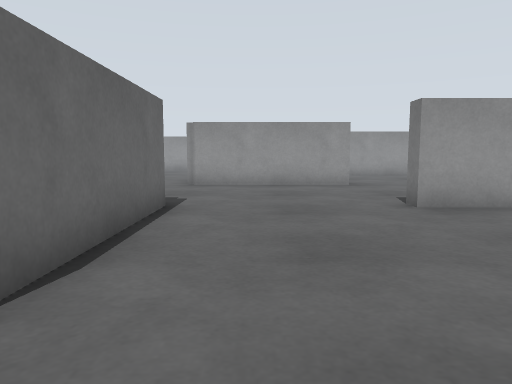
View 1 (above)

20 first-person views from a walk through a Gazebo world. The camera is 0.2 m above the floor, tilts 6° down and sees 70° across. The floor is counted in squares, 0.2 m on a side. Each view is taken from the middle of a square. On the plan, view 1 faces up. The plan holds only what a view shows up to about 13 squares ahead; the rest is blank. The place goes on beyond the plan.

View 2
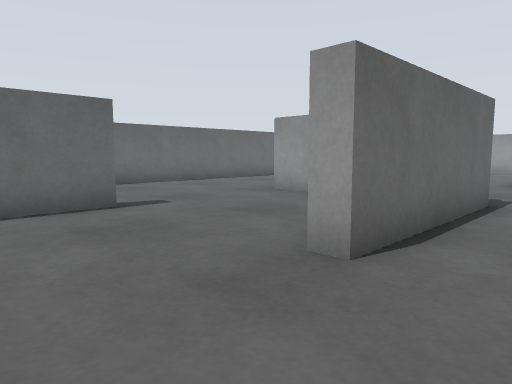

View 3
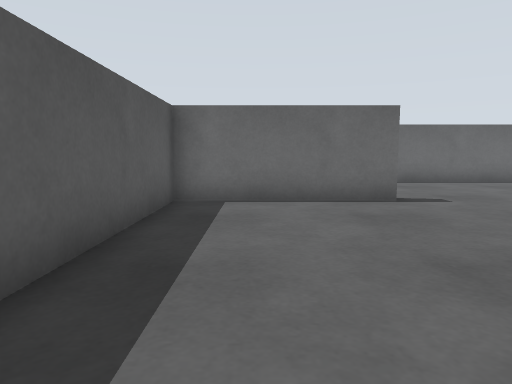

View 4
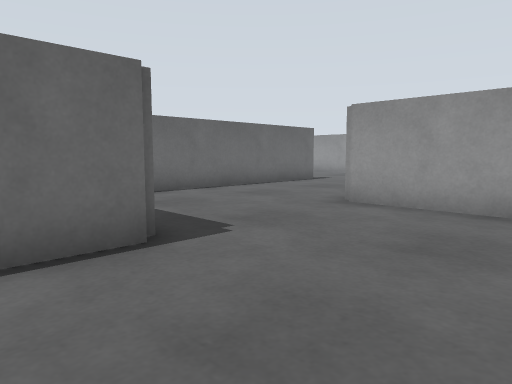

View 5
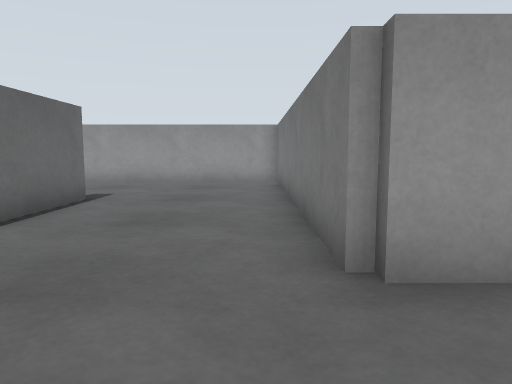

View 6
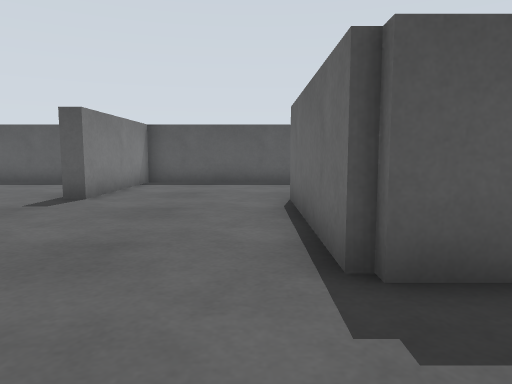

View 7
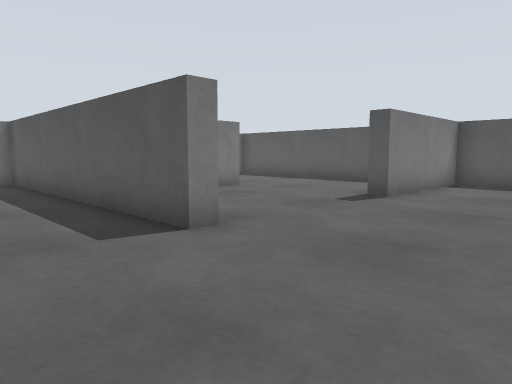

View 8
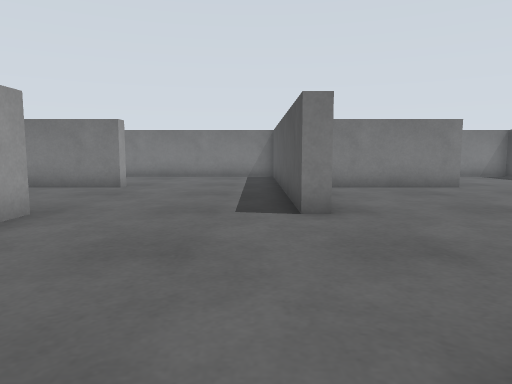

View 9
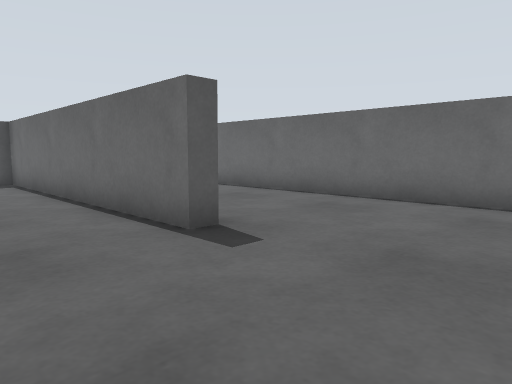

View 10
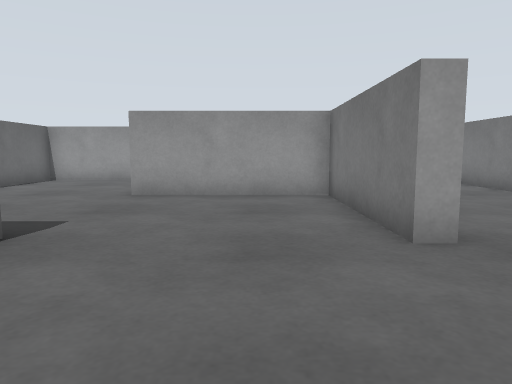

View 11
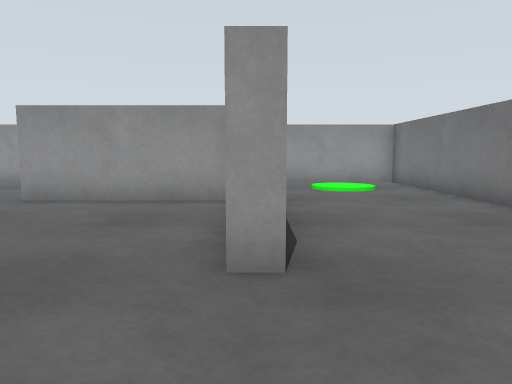

View 12
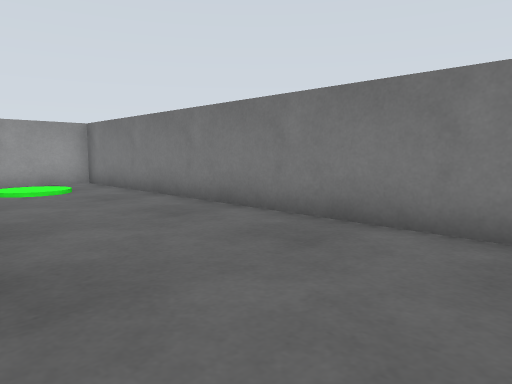

View 13
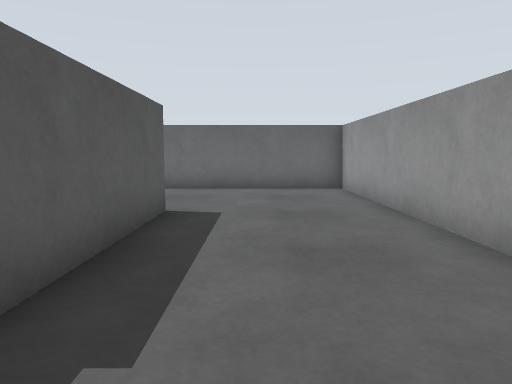

View 14
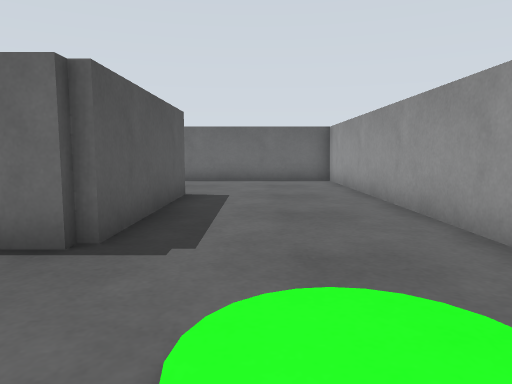

View 15
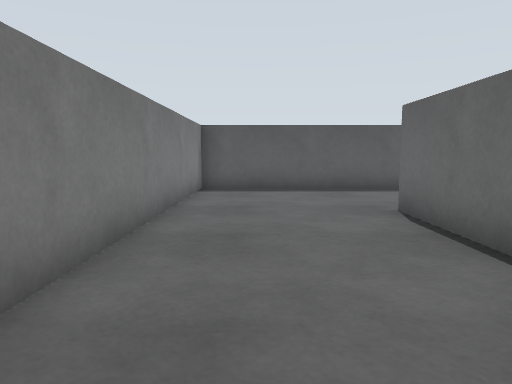

View 16
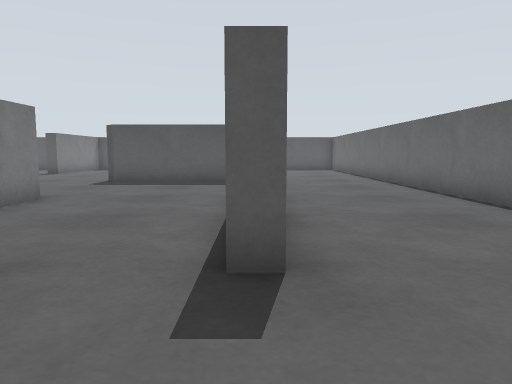

View 17
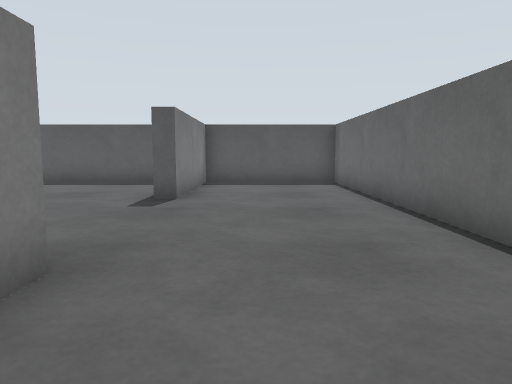

View 18
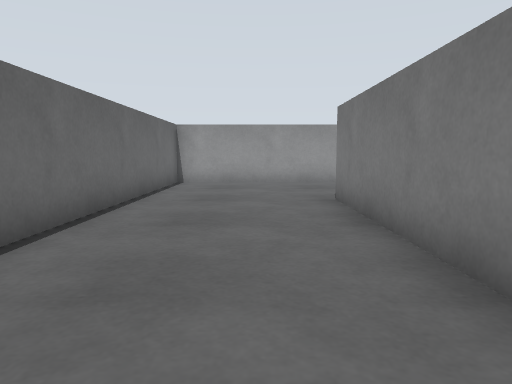

View 19
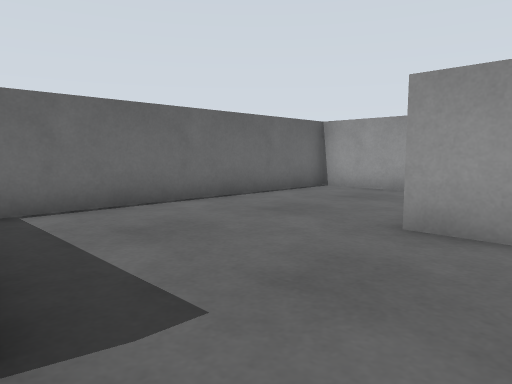

View 20
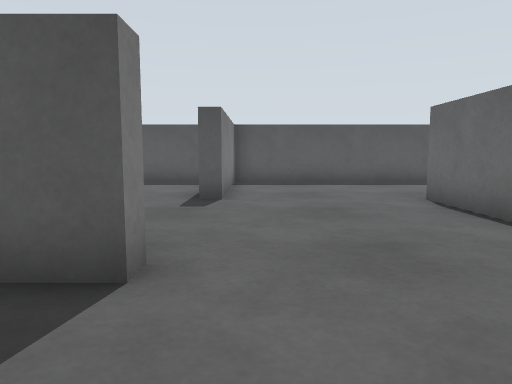

### Floor plan
Points are (right, up) in squares from view 1. A wall is a line through its corners. A room is listed if a view was taken in it or the views show most of it. See-through windows are left out.
Room 1 (views 1, 2, 3, 4, 5, 6, 7, 8, 9, 16, 17, 18)
walls: (-5.8, 6.8) (-7.2, 6.8) (-7.2, 7.6); (-1.7, 7.1) (-1.7, 2) (-2.2, 2); (-7.2, 11.4) (-7.2, 17) (-6.7, 17) (-6.7, 7.2) (-2, 7.2); (1.5, 11.8) (-2.2, 11.8) (-2.2, 21.5); (3, 6.8) (3, 7.2); (-2.1, 21.8) (-11.8, 21.8) (-11.8, -2.7) (-7.2, -2.7) (-7.2, 2) (-6.7, 2) (-6.7, -2.7) (2.7, -2.7) (2.7, 2)
ways out: opening at (2.2, 9.5) to room 2; opening at (3, 4.5) to room 3
Room 2 (views 10, 11, 12, 13, 14, 15, 19, 20)
walls: (3, 17.3) (8.2, 17.3) (8.2, 12) (7.8, 12) (7.8, 16.8) (3, 16.8); (3, 11.8) (1.5, 11.8); (3, 7.2) (12.8, 7.2) (12.8, 21.8) (-1.7, 21.8) (-1.7, 13.1)
ways out: opening at (2.2, 9.5) to room 1
Room 3 (no view inside)
walls: (2.7, 2) (3.2, 2); (7.8, 2) (7.8, 5.8); (4.9, 6.8) (3, 6.8); (3.9, -2.7) (8, -2.7)
ways out: opening at (3, 4.5) to room 1; opening at (8, 0)

Positions as (right, up) in squares from view 1, and headings:
1: (0, 0), facing up
2: (0, -1), facing up-left
3: (1, -1), facing left
4: (2, 5), facing up-left
5: (-3, 9), facing up
6: (-1, 10), facing down
7: (-1, 10), facing down-right
8: (-3, 8), facing right
9: (-4, 21), facing down-left
10: (6, 8), facing up
11: (8, 9), facing up
12: (8, 9), facing up-right
13: (10, 19), facing left
14: (12, 19), facing left
15: (11, 19), facing down
16: (-7, 20), facing down
17: (-9, 10), facing down
18: (-9, 9), facing up
19: (5, 12), facing up-left
20: (2, 10), facing down
